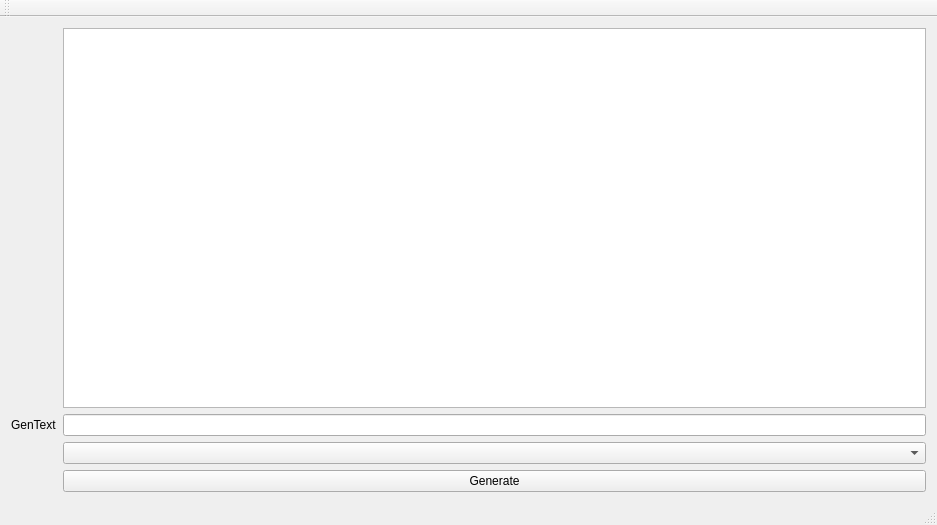
<?xml version="1.0" encoding="UTF-8"?>
<ui version="4.0">
 <class>MainWindow</class>
 <widget class="QMainWindow" name="MainWindow">
  <property name="geometry">
   <rect>
    <x>0</x>
    <y>0</y>
    <width>937</width>
    <height>525</height>
   </rect>
  </property>
  <property name="windowTitle">
   <string>MainWindow</string>
  </property>
  <widget class="QWidget" name="centralWidget">
   <layout class="QGridLayout" name="gridLayout">
    <item row="3" column="1">
     <widget class="QPushButton" name="asciigen">
      <property name="text">
       <string>Generate</string>
      </property>
     </widget>
    </item>
    <item row="1" column="0">
     <widget class="QLabel" name="label_14">
      <property name="text">
       <string>GenText</string>
      </property>
     </widget>
    </item>
    <item row="2" column="1">
     <widget class="QComboBox" name="fonts"/>
    </item>
    <item row="1" column="1">
     <widget class="QLineEdit" name="asciito"/>
    </item>
    <item row="0" column="1">
     <widget class="QPlainTextEdit" name="asciifrom"/>
    </item>
   </layout>
  </widget>
  <widget class="QMenuBar" name="menuBar">
   <property name="geometry">
    <rect>
     <x>0</x>
     <y>0</y>
     <width>937</width>
     <height>24</height>
    </rect>
   </property>
  </widget>
  <widget class="QToolBar" name="mainToolBar">
   <attribute name="toolBarArea">
    <enum>TopToolBarArea</enum>
   </attribute>
   <attribute name="toolBarBreak">
    <bool>false</bool>
   </attribute>
  </widget>
  <widget class="QStatusBar" name="statusBar"/>
 </widget>
 <layoutdefault spacing="6" margin="11"/>
 <resources/>
 <connections/>
</ui>
